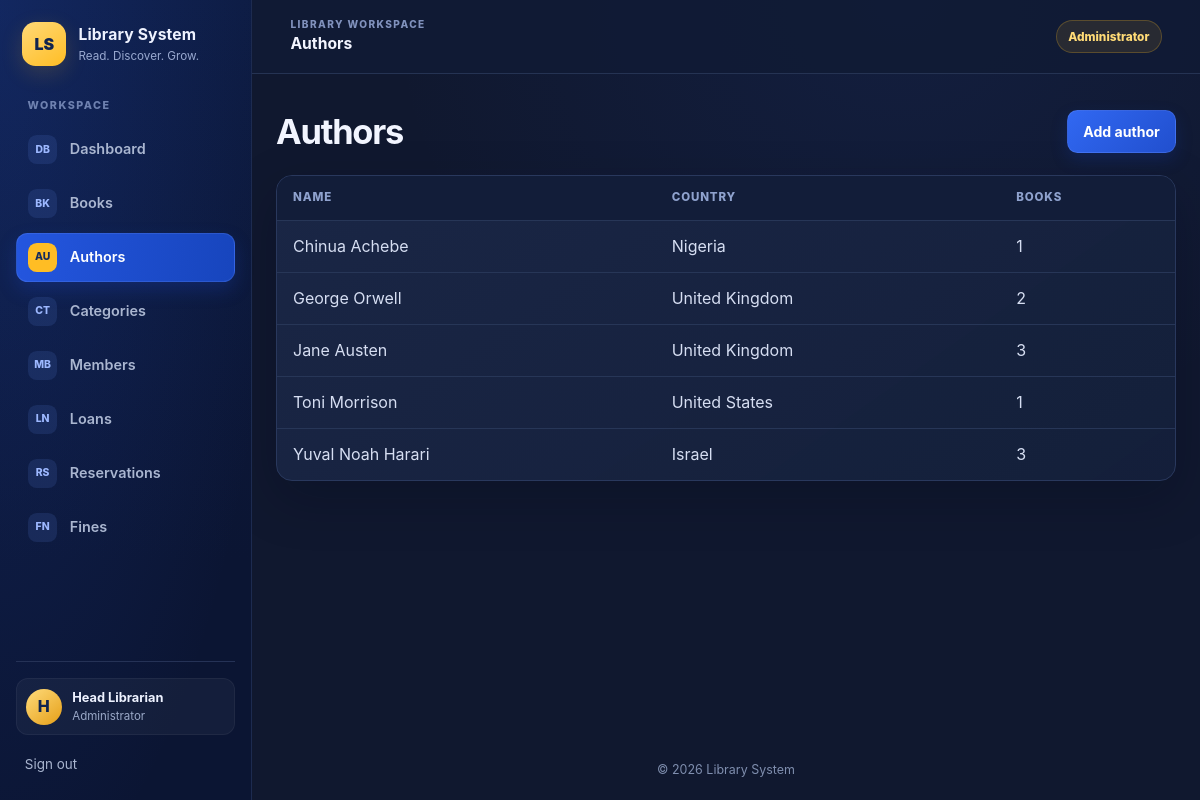
The app's page /authors/index.php (signed in) with its own data.
### tables this page shows
CREATE TABLE authors (
    author_id INT AUTO_INCREMENT PRIMARY KEY,
    name VARCHAR(100) NOT NULL,
    country VARCHAR(60)
);

### includes/functions.php (called while the page is built, shortened)
<?php
function e($string) {
    return htmlspecialchars($string ?? '', ENT_QUOTES, 'UTF-8');
}

### authors/index.php (the view, shortened to what this page needs)
<?php
require_once '../config/database.php';
require_once '../includes/functions.php';
$authors = $pdo->query(
    'SELECT authors.author_id, authors.name, authors.country, COUNT(books.book_id) AS book_count
     FROM authors
     LEFT JOIN books ON books.author_id = authors.author_id
     GROUP BY authors.author_id, authors.name, authors.country
     ORDER BY authors.name'
)->fetchAll();
require '../includes/header.php';
require '../includes/navbar.php';
?>
<main class="container">
    <header class="page-heading">
        <h1>Authors</h1>
        <a class="button" href="create.php">Add author</a>
    </header>
    <?php if (!$authors): ?>
        <p class="card empty-state">No authors have been added yet.</p>
    <?php else: ?>
        <div class="table-wrap">
            <table>
                <thead><tr><th>Name</th><th>Country</th><th>Books</th></tr></thead>
                <tbody>
                <?php foreach ($authors as $author): ?>
                    <tr>
                        <td><?= e($author['name']) ?></td>
                        <td><?= e($author['country'] ?: '—') ?></td>
                        <td><?= e($author['book_count']) ?></td>
                    </tr>
                <?php endforeach; ?>
                </tbody>
            </table>
        </div>
    <?php endif; ?>
</main>
<?php require '../includes/footer.php'; ?>

### assets/css/style.css (style rules this page uses)
:root { color-scheme: dark; font-family: Inter, "Segoe UI", Arial, sans-serif; background: #10182f; color: #eef2ff; font-synthesis: none; text-rendering: optimizeLegibility; --bg: #10182f; --sidebar: #0b1533; --surface: #151f3b; --surface-raised: #1b2849; --border: #29385d; --text: #eef2ff; --muted: #9aa8c7; --blue: #285bea; --gold: #ffbd24; --red: #ed6871; --green: #63d3ac; --shadow: 0 18px 50px rgb(3 9 25 / 25%); }
* { box-sizing: border-box; }
html { min-width: 320px; scroll-behavior: smooth; }
body { min-width: 320px; min-height: 100vh; margin: 0; color: var(--text); background: radial-gradient(ellipse at 75% 0%, rgb(42 82 190 / 11%), transparent 32rem), var(--bg); line-height: 1.55; }
a { color: #75a0ff; text-decoration: none; text-underline-offset: 3px; }
.container { width: min(1440px, calc(100% - clamp(1.25rem, 4vw, 3.5rem))); margin: clamp(1.25rem, 3vw, 2.25rem) auto; }
.page-heading { display: flex; flex-wrap: wrap; align-items: center; justify-content: space-between; gap: 1rem; margin-bottom: 1.35rem; }
.page-heading h1 { margin: 0; color: #f2f5ff; font-size: clamp(1.6rem, 3vw, 2.15rem); letter-spacing: -0.035em; line-height: 1.2; }
.card, .table-wrap { background: linear-gradient(145deg, rgb(26 39 71 / 95%), rgb(20 31 58 / 98%)); border: 1px solid var(--border); border-radius: 1rem; box-shadow: var(--shadow); }
.table-wrap { overflow-x: auto; }
table { width: 100%; border-collapse: collapse; }
th, td { padding: 0.82rem 1rem; text-align: left; vertical-align: middle; border-bottom: 1px solid #273657; }
th { color: #8fa2ce; background: #121d39; font-size: 0.72rem; font-weight: 800; letter-spacing: 0.075em; text-transform: uppercase; white-space: nowrap; }
td { color: #d6def2; }
tbody tr { transition: background 130ms ease; }
tbody tr:last-child td { border-bottom: 0; }
.button { display: inline-flex; min-height: 2.6rem; align-items: center; justify-content: center; gap: 0.4rem; padding: 0.6rem 0.95rem; color: #fff; font: inherit; font-size: 0.88rem; font-weight: 750; text-align: center; text-decoration: none; background: linear-gradient(135deg, #3168f2, #214fce); border: 1px solid rgb(144 173 255 / 18%); border-radius: 0.65rem; box-shadow: 0 7px 16px rgb(17 54 160 / 27%); cursor: pointer; transition: transform 150ms ease, filter 150ms ease, box-shadow 150ms ease; }

### records on screen
authors: name "Chinua Achebe", country "Nigeria", book_count "1"
authors: name "George Orwell", country "United Kingdom", book_count "2"
authors: name "Jane Austen", country "United Kingdom", book_count "3"
authors: name "Toni Morrison", country "United States", book_count "1"
authors: name "Yuval Noah Harari", country "Israel", book_count "3"

### other values on screen
$item['icon'] "DB"
$item['label'] "Dashboard"
$item['icon'] "BK"
$item['label'] "Books"
$item['icon'] "AU"
$item['label'] "Authors"
$item['icon'] "CT"
$item['label'] "Categories"
$item['icon'] "MB"
$item['label'] "Members"
$item['icon'] "LN"
$item['label'] "Loans"
$item['icon'] "RS"
$item['label'] "Reservations"
$item['icon'] "FN"
